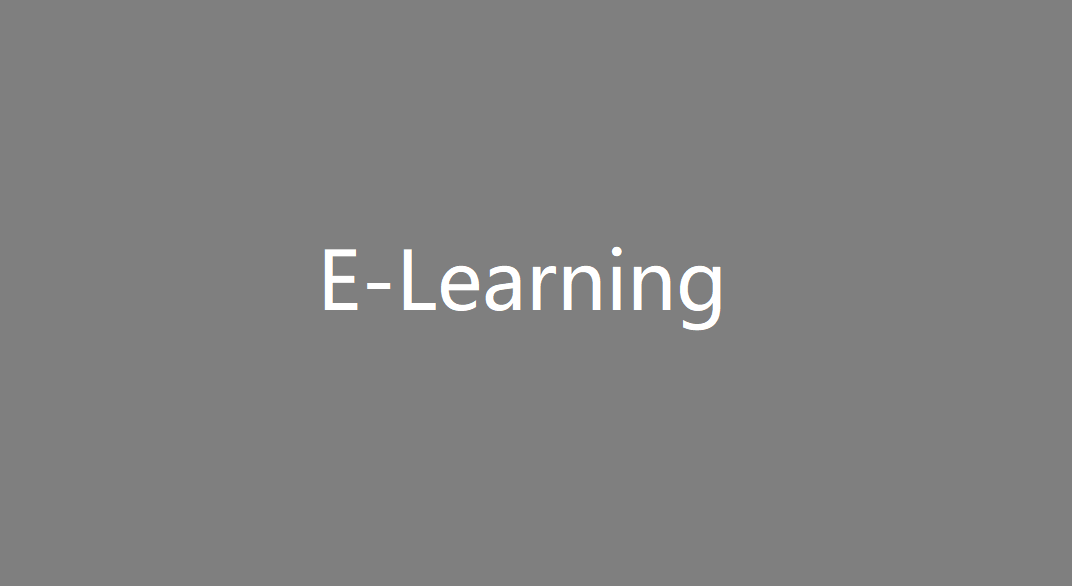
#> input picture project_codes/image_recognition/init_img.png, 1072 x 586 px
$ python -i crop_img_handler.py   (imports and definitions only)
#> lines starting #> are read from the running program, lines starting #| are printed output that depends on the picture; after the words box and inside, x2 and y2 are one past the last pixel; in counts of white or black regions, pixels touching at a corner belong together
"""
pocessing of the croped img, to be easier to recognition

"""

import cv2


def crop_img_handler(crop_img):
    crop_img_new = cv2.cvtColor(crop_img, cv2.COLOR_RGB2GRAY)

    crop_img_new.flags.writeable = True

    crop_img_new = cv2.medianBlur(crop_img_new, 3)  # 除噪(降低邊緣雜訊)
    crop_img_new = cv2.adaptiveThreshold(
        crop_img_new, 255, cv2.ADAPTIVE_THRESH_GAUSSIAN_C, cv2.THRESH_BINARY, 11, 2)    # 自適應二值化
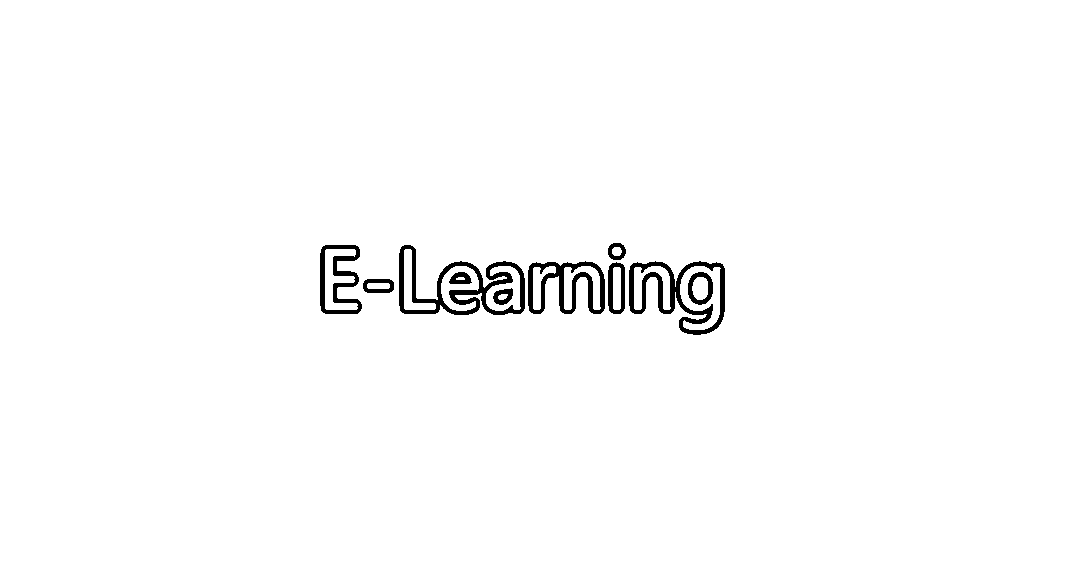
#> crop_img_new: shape (586, 1072); 98.5% white; 10 black regions, largest, box (x1, y1, x2, y2) and area: (399, 245, 525, 315) 2577, (629, 261, 725, 335) 2184, (528, 261, 605, 314) 1658
    #crop_img_new = cv2.medianBlur(crop_img_new, 3)

    crop_img_new.flags.writeable = False

    return crop_img_new

>>> import cv2
>>> picture = cv2.cvtColor(cv2.imread('init_img.png'), cv2.COLOR_BGR2RGB)
>>> result = crop_img_handler(picture)
